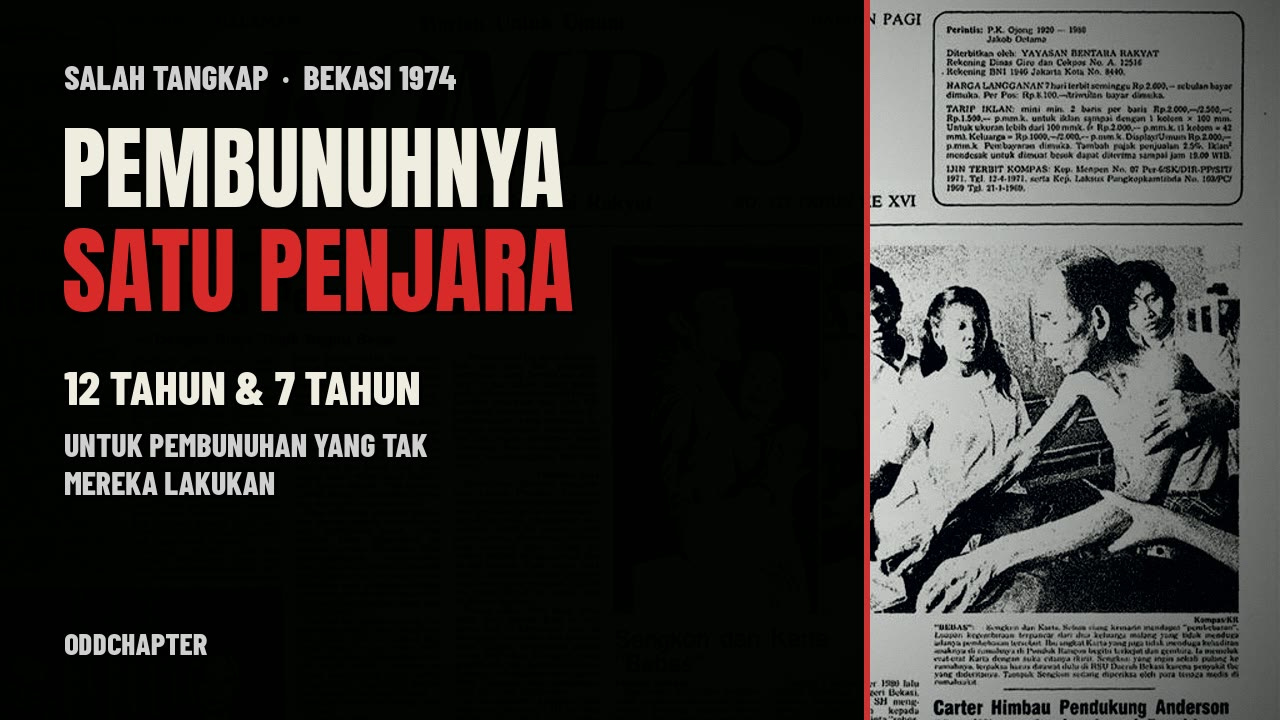
#> input picture ODDCHAPTER_BRAND/11_CONTENT/06_UPLOAD/thumbs/AK-EP01_thumbnail_16x9.jpg, 1280 x 720 px, given in place of adam-weishaupt-portrait-engraving-founde-1.jpg, which was not available
$ python make_thumbnail_ep01.py
#> lines starting #> are read from the running program, lines starting #| are printed output that depends on the picture
#!/usr/bin/env python3
"""Buat thumbnail 1280x720 untuk YouTube (16:9) dari plate kampanye EP01.

Dua varian:
  A — arsip: potret Weishaupt di kartu miring, judul besar di kiri.
  B — simbol: kolase mata-segitiga penuh, judul menimpa, pita tahun di bawah.

Keduanya pakai palet brand (ink/ivory/sage + oranye) dan font brand, supaya
thumbnail tidak terlihat dari kanal lain.
"""
import pathlib
import sys
from PIL import Image, ImageDraw, ImageFilter, ImageFont

HERE = pathlib.Path(__file__).resolve().parent
ROOT = HERE.parent
ASSETS = ROOT / "10_FILM" / "assets" / "SB-EP01"
PORTRAIT = ROOT.parent / "image-search" / "adam-weishaupt-portrait-engraving-founde-1.jpg"
BG_EYE = ROOT / "11_CONTENT" / "06_UPLOAD" / "thumbs" / "_bg_eye.jpg"
FONTS = ROOT / ".build" / "fonts"
OUT = ROOT / "11_CONTENT" / "06_UPLOAD" / "thumbs"

INK = (8, 10, 12)
IVORY = (240, 236, 224)
SAGE = (198, 208, 190)
ORANGE = (198, 96, 42)
W, H = 1280, 720


def f(name, size):
    return ImageFont.truetype(str(FONTS / name), size)


SG7 = lambda s: f("space-grotesk-latin-700-normal.ttf", s)  # noqa: E731
SG5 = lambda s: f("space-grotesk-latin-500-normal.ttf", s)  # noqa: E731
IN6 = lambda s: f("inter-latin-600-normal.ttf", s)  # noqa: E731
IN5 = lambda s: f("inter-latin-500-normal.ttf", s)  # noqa: E731


def cover(path, w, h, focus_y=0.42):
    im = Image.open(path).convert("RGB")
    sc = max(w / im.width, h / im.height)
    im = im.resize((max(1, int(im.width * sc)), max(1, int(im.height * sc))), Image.LANCZOS)
    x = (im.width - w) // 2
    y = int((im.height - h) * focus_y)
    return im.crop((x, y, x + w, y + h))


def vignette(canvas, strength=0.85):
    w, h = canvas.size
    mask = Image.new("L", (w, h), 0)
    d = ImageDraw.Draw(mask)
    d.ellipse((-w * 0.25, -h * 0.35, w * 1.25, h * 1.35), fill=255)
    mask = mask.filter(ImageFilter.GaussianBlur(140))
    dark = Image.new("RGB", (w, h), INK)
    return Image.composite(canvas, Image.blend(canvas, dark, strength), mask)


def grain(canvas, amount=9):
    import random
    random.seed(7)
    d = ImageDraw.Draw(canvas, "RGBA")
    for _ in range(14000):
        x, y = random.randrange(W), random.randrange(H)
        a = random.randint(6, amount)
        d.point((x, y), fill=(255, 248, 232, a))
    return canvas


def tracked(draw, xy, text, font, fill, track=6):
    x, y = xy
    for ch in text:
        draw.text((x, y), ch, font=font, fill=fill)
        x += draw.textlength(ch, font=font) + track
    return x


def wrap(draw, text, font, max_w):
    words, lines, cur = text.split(), [], ""
    for wd in words:
        t = (cur + " " + wd).strip()
        if draw.textlength(t, font=font) <= max_w:
            cur = t
        else:
            lines.append(cur)
            cur = wd
    if cur:
        lines.append(cur)
    return lines


def eye_triangle(draw, cx, cy, r, color, width=4, alpha=255):
    """Ikon mata-segitiga garis, dipakai sebagai latar tipis / aksen."""
    c = color + (alpha,)
    draw.line([(cx, cy - r), (cx + r * 0.95, cy + r * 0.72), (cx - r * 0.95, cy + r * 0.72), (cx, cy - r)],
              fill=c, width=width, joint="curve")
    ey = cy + r * 0.28
    draw.ellipse((cx - r * 0.34, ey - r * 0.2, cx + r * 0.34, ey + r * 0.2), outline=c, width=width)
    draw.ellipse((cx - r * 0.08, ey - r * 0.08, cx + r * 0.08, ey + r * 0.08), fill=c)


def glow_engraving(path, w, h, tint=(238, 232, 218), bg=(10, 12, 14), gamma=1.0):
    """Engraving putih-hitam diubah jadi garis terang di atas latar gelap.

    Foto arsip asli berlatar putih; di thumbnail gelap, putih itu jadi kotak yang
    memantul. Inversi + tint ivory membuatnya terbaca seperti ukiran menyala.
    """
#> called with w = 408, h = 424, tint = (238, 232, 218), bg = (10, 12, 14), gamma = 0.85
    im = Image.open(path).convert("L")
    sc = max(w / im.width, h / im.height)
#> sc = 0.589
    im = im.resize((int(im.width * sc) + 1, int(im.height * sc) + 1), Image.LANCZOS)
#> im: PIL image 754x425 L
    x, y = (im.width - w) // 2, int((im.height - h) * 0.35)
#> x = 173; y = 0
    im = im.crop((x, y, x + w, y + h))
#> im: PIL image 408x424 L
    inv = Image.eval(im, lambda v: 255 - v)
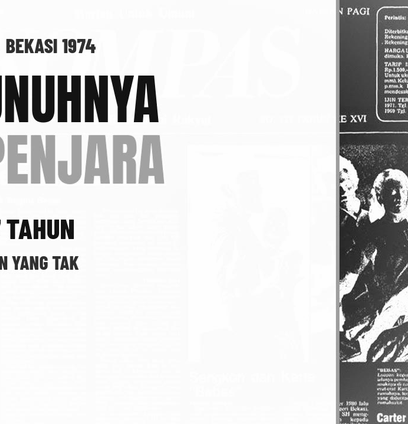
#> inv: PIL image 408x424 L; min 0, max 255, mean 214
    if gamma != 1.0:
        inv = inv.point(lambda v: int(255 * (v / 255) ** gamma))
    return Image.composite(Image.new("RGB", (w, h), tint), Image.new("RGB", (w, h), bg), inv)


def base_canvas():
    canvas = Image.new("RGB", (W, H), INK)
    glow = Image.new("RGB", (W, H), INK)
    gd = ImageDraw.Draw(glow)
    gd.ellipse((W * 0.42, -H * 0.3, W * 1.25, H * 1.1), fill=(46, 26, 16))
    glow = glow.filter(ImageFilter.GaussianBlur(190))
    canvas = Image.blend(canvas, glow, 0.55)
    return canvas


def variant_a():
    canvas = base_canvas()
    # kartu arsip di kanan
    card_w, card_h = 424, 532
    photo = glow_engraving(PORTRAIT, card_w - 16, card_h - 108, gamma=0.85)
    card = Image.new("RGB", (card_w, card_h), (18, 20, 24))
    card.paste(photo, (8, 8))
    cd = ImageDraw.Draw(card)
    cd.rectangle((0, 0, card_w - 1, card_h - 1), outline=(78, 84, 92), width=2)
    cd.rectangle((8, card_h - 96, card_w - 8, card_h - 8), fill=(12, 14, 17))
    cd.text((26, card_h - 84), "ADAM WEISHAUPT", font=IN6(26), fill=IVORY)
    cd.text((26, card_h - 50), "profesor hukum · 1776", font=IN5(20), fill=SAGE)
    cd.ellipse((20, 18, 36, 34), fill=ORANGE)
    card = card.rotate(-3.2, expand=True, resample=Image.BICUBIC)
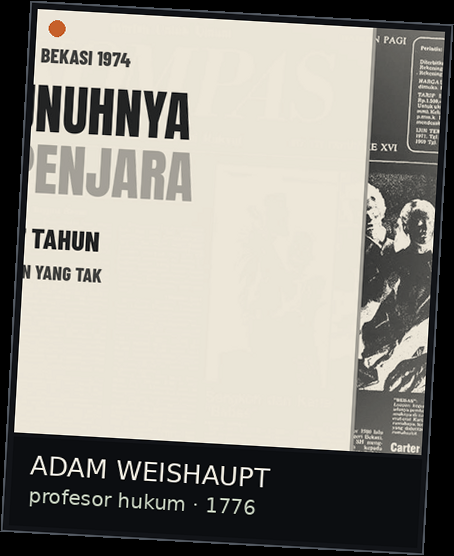
#> card: PIL image 454x556 RGB; mean R, G, B 145.1, 142.3, 134.9

    shadow = Image.new("RGBA", (W, H), (0, 0, 0, 0))
#> shadow: PIL image 1280x720 RGBA; every value is 0
    sd = ImageDraw.Draw(shadow)
    sd.rectangle((796, 96, 1266, 678), fill=(0, 0, 0, 190))
    shadow = shadow.filter(ImageFilter.GaussianBlur(38))
    canvas = Image.alpha_composite(canvas.convert("RGBA"), shadow).convert("RGB")

    # ikon mata-segitiga samar di belakang kartu
    icon = Image.new("RGBA", (W, H), (0, 0, 0, 0))
    eye_triangle(ImageDraw.Draw(icon), 1000, 250, 150, ORANGE, width=5, alpha=60)
    canvas = Image.alpha_composite(canvas.convert("RGBA"), icon).convert("RGB")
    canvas.paste(card, (838, 78))

    d = ImageDraw.Draw(canvas, "RGBA")
    tracked(d, (66, 96), "BUKTI ATAU TAFSIR?", IN6(23), ORANGE, track=5)
    d.text((66, 146), "ILLUMINATI", font=SG7(124), fill=IVORY)
    d.text((66, 268), "PERNAH", font=SG7(124), fill=IVORY)
    d.text((66, 390), "ADA?", font=SG7(136), fill=ORANGE)
    d.rectangle((70, 574, 452, 580), fill=ORANGE)
    d.text((70, 594), "1785 dibubarkan  ·  1797 teorinya lahir", font=IN5(24), fill=SAGE)
    d.text((70, 628), "satu pertanyaan, dua jawaban", font=IN5(22), fill=(150, 158, 152))
    d.text((70, 672), "ODDCHAPTER", font=SG7(24), fill=(214, 220, 208))
    canvas = vignette(canvas, 0.45)
#> in vignette, `mask = Image.new("L", (w, h), 0)`: mask: PIL image 1280x720 L; every value is 0
#> in vignette, `mask = mask.filter(ImageFilter.GaussianBlur(140))`: mask: PIL image 1280x720 L; every value is 255
#> in vignette, `return Image.composite(canvas, Image.blend(canvas, dark, strength), ma..`:
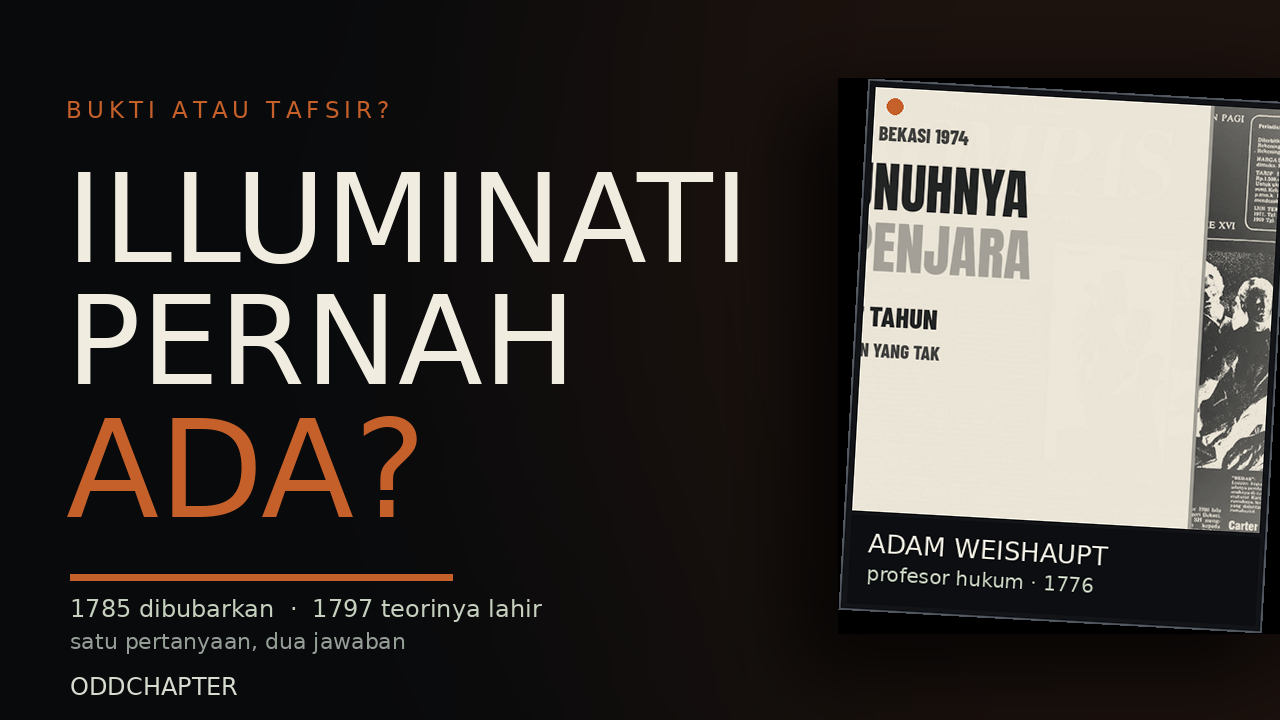
#> returned value: PIL image 1280x720 RGB; mean R, G, B 62.6, 58.6, 55.1
    return grain(canvas)


def variant_b():
    canvas = Image.new("RGB", (W, H), INK)
    bg = cover(BG_EYE, W, H, 0.45)
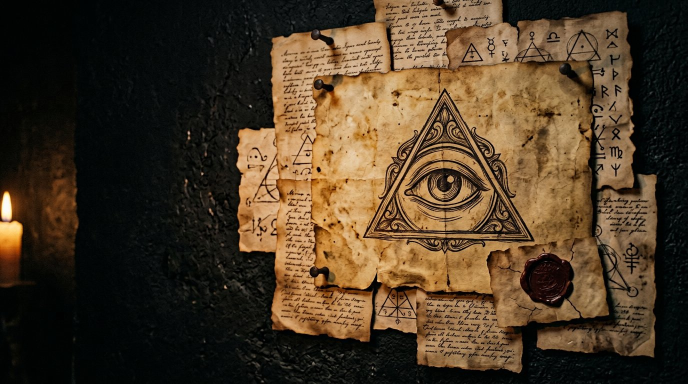
#> input picture ODDCHAPTER_BRAND/11_CONTENT/06_UPLOAD/thumbs/_bg_eye.jpg, 1376 x 768 px (shown at 1/2 size)
#> in cover, im is the input picture: PIL image 1376x768 RGB; mean R, G, B 75.8, 58.6, 38.2
#> in cover, `sc = max(w / im.width, h / im.height)`: sc = 0.938
#> in cover, `x = (im.width - w) // 2`: x = 5
#> in cover, `y = int((im.height - h) * focus_y)`: y = 0
    bg = Image.blend(bg, Image.new("RGB", (W, H), INK), 0.30)
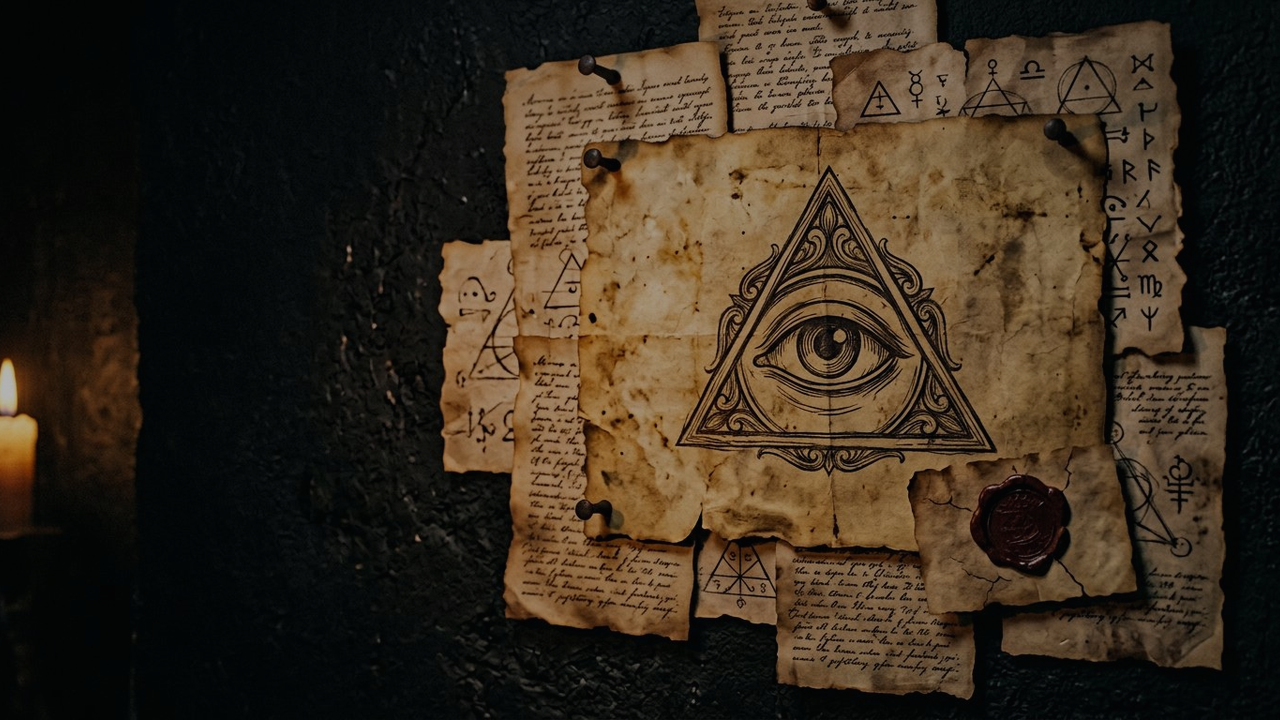
#> bg: PIL image 1280x720 RGB; mean R, G, B 55.3, 43.8, 30.1
    canvas.paste(bg, (0, 0))

    shade = Image.new("RGBA", (W, H), (0, 0, 0, 0))
    sd = ImageDraw.Draw(shade)
    for i in range(H):
        a = int(60 + 200 * max(0.0, (i - H * 0.35) / (H * 0.65)) ** 1.4)
        sd.line([(0, i), (W, i)], fill=(6, 8, 10, min(238, a)))
    canvas = Image.alpha_composite(canvas.convert("RGBA"), shade).convert("RGB")


    d = ImageDraw.Draw(canvas, "RGBA")
    tracked(d, (64, 96), "1776 · 1785 · 1797", IN6(24), ORANGE, track=6)
    d.text((64, 148), "MEREKA", font=SG7(126), fill=IVORY)
    d.text((64, 288), "BENAR-BENAR", font=SG7(126), fill=IVORY)
    d.text((64, 428), "ADA.", font=SG7(126), fill=ORANGE)
    band = Image.new("RGBA", (W, 92), (8, 10, 12, 216))
    canvas = Image.alpha_composite(canvas.convert("RGBA"), _band(band)).convert("RGB")
#> in _band, `layer.paste(band, (0, H - 92))`:
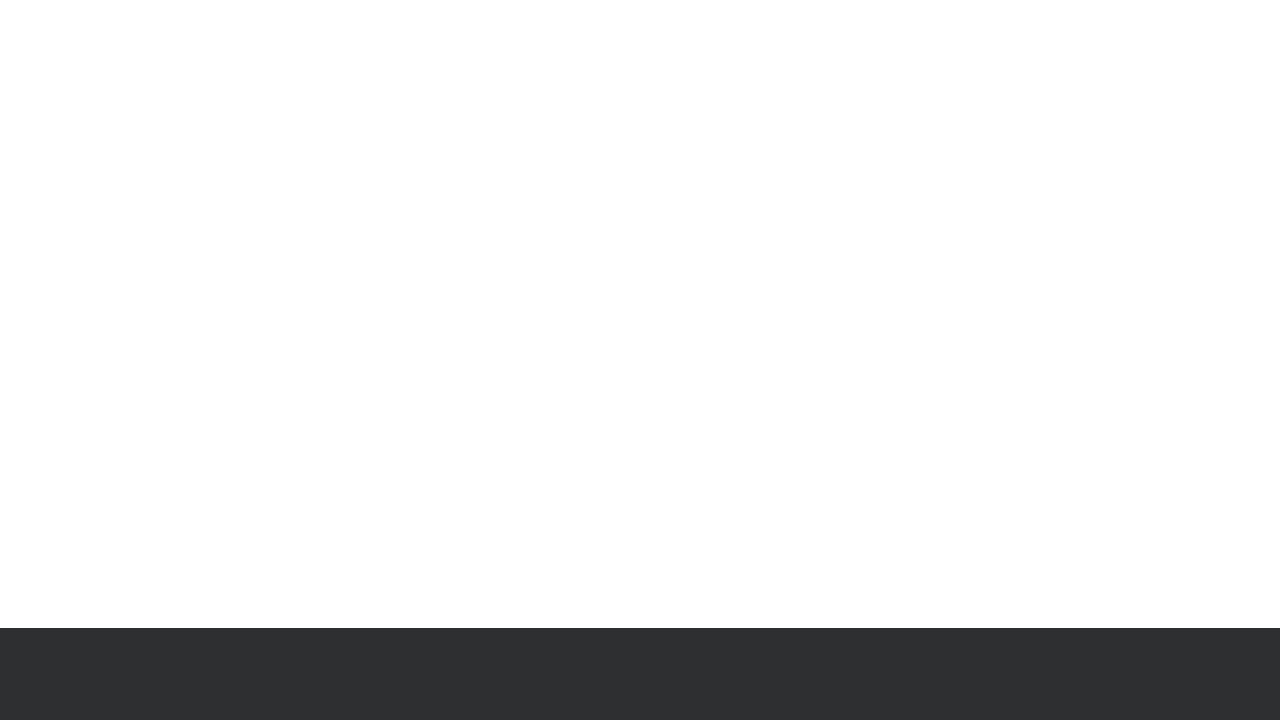
#> layer: PIL image 1280x720 RGBA; mean R, G, B, A 1, 1.3, 1.5, 27.6; transparent parts drawn white
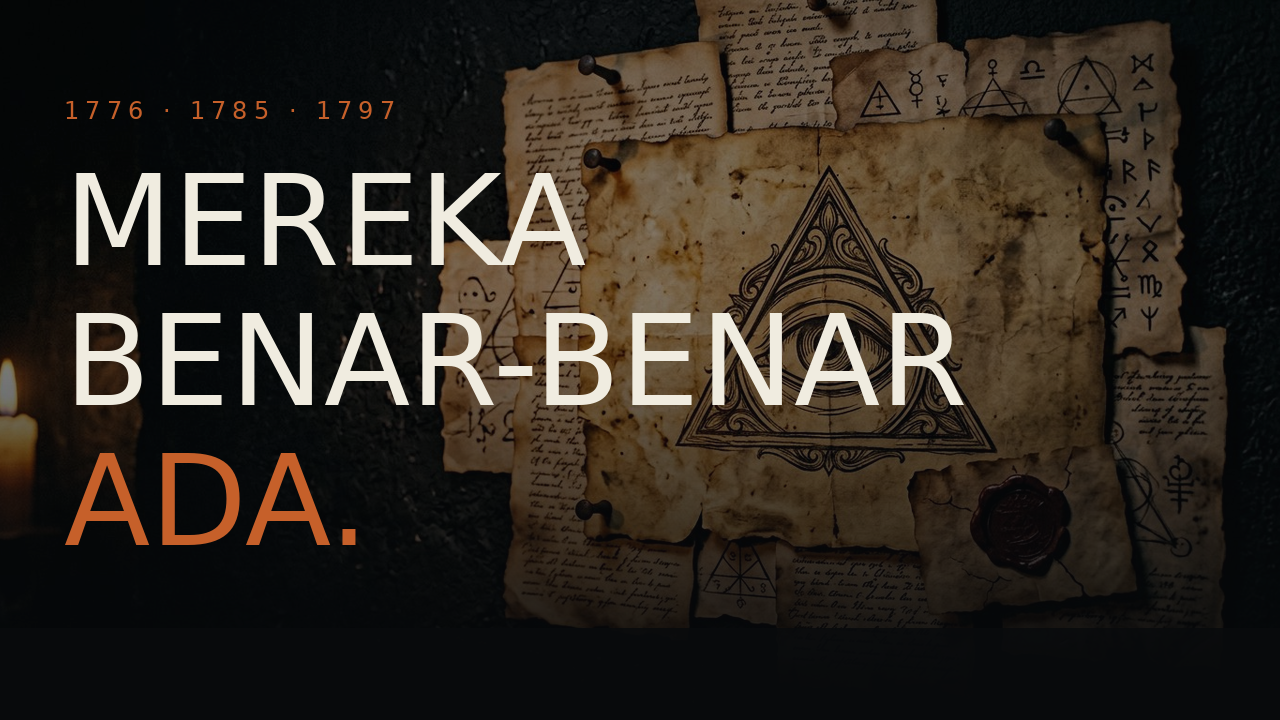
#> canvas: PIL image 1280x720 RGB; mean R, G, B 48, 41.1, 33.1
    d = ImageDraw.Draw(canvas, "RGBA")
    d.rectangle((0, H - 92, W, H - 88), fill=ORANGE)
    d.text((64, H - 70), "lalu kenapa buktinya berhenti di 1785?", font=IN6(30), fill=IVORY)
    d.text((1096, H - 70), "ODDCHAPTER", font=SG7(26), fill=SAGE)
    canvas = vignette(canvas, 0.35)
    return grain(canvas)
#> the loop in grain (call 2), `for _ in range(14000):` made 14000 passes
#> (x, y) on passes 1 to 3: (663, 154), (98, 74), (748, 596)


def _band(band):
    layer = Image.new("RGBA", (W, H), (0, 0, 0, 0))
    layer.paste(band, (0, H - 92))
    return layer


def main():
    OUT.mkdir(parents=True, exist_ok=True)
    a = variant_a()
    b = variant_b()
    targets = [
        ("EP01SB_thumbnail.jpg", b),      # utama: kolase arsip + hook
        ("EP01SB_thumbnail_alt.jpg", a),  # alternatif: potret Weishaupt
    ]
    for name, im in targets:
        im = im.convert("RGB")
        im.save(OUT / name, quality=90, optimize=True, progressive=True)
        print(f"{name}  {im.width}x{im.height}  {(OUT / name).stat().st_size / 1024:.0f} KB")
#> this loop made 2 passes
#> name on passes 1 to 2: 'EP01SB_thumbnail.jpg', 'EP01SB_thumbnail_alt.jpg'
#| EP01SB_thumbnail.jpg  1280x720  183 KB
#| EP01SB_thumbnail_alt.jpg  1280x720  110 KB


if __name__ == "__main__":
    main()
